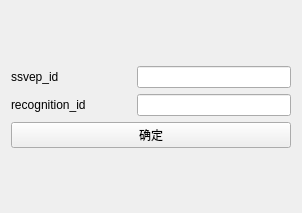
<?xml version="1.0" encoding="UTF-8"?>
<ui version="4.0">
 <class>VerifyWidget</class>
 <widget class="QWidget" name="VerifyWidget">
  <property name="geometry">
   <rect>
    <x>0</x>
    <y>0</y>
    <width>302</width>
    <height>213</height>
   </rect>
  </property>
  <property name="windowTitle">
   <string>Form</string>
  </property>
  <layout class="QVBoxLayout" name="verticalLayout">
   <item>
    <spacer name="verticalSpacer_2">
     <property name="orientation">
      <enum>Qt::Vertical</enum>
     </property>
     <property name="sizeHint" stdset="0">
      <size>
       <width>20</width>
       <height>40</height>
      </size>
     </property>
    </spacer>
   </item>
   <item>
    <layout class="QHBoxLayout" name="horizontalLayout">
     <item>
      <widget class="QLabel" name="label">
       <property name="minimumSize">
        <size>
         <width>120</width>
         <height>0</height>
        </size>
       </property>
       <property name="text">
        <string>ssvep_id</string>
       </property>
      </widget>
     </item>
     <item>
      <widget class="QLineEdit" name="ssvep_id"/>
     </item>
    </layout>
   </item>
   <item>
    <layout class="QHBoxLayout" name="horizontalLayout_2">
     <item>
      <widget class="QLabel" name="label_2">
       <property name="minimumSize">
        <size>
         <width>120</width>
         <height>0</height>
        </size>
       </property>
       <property name="text">
        <string>recognition_id</string>
       </property>
      </widget>
     </item>
     <item>
      <widget class="QLineEdit" name="recognition_id"/>
     </item>
    </layout>
   </item>
   <item>
    <widget class="QPushButton" name="confirm">
     <property name="maximumSize">
      <size>
       <width>16777215</width>
       <height>16777215</height>
      </size>
     </property>
     <property name="layoutDirection">
      <enum>Qt::LeftToRight</enum>
     </property>
     <property name="text">
      <string>确定</string>
     </property>
    </widget>
   </item>
   <item>
    <spacer name="verticalSpacer">
     <property name="orientation">
      <enum>Qt::Vertical</enum>
     </property>
     <property name="sizeHint" stdset="0">
      <size>
       <width>20</width>
       <height>40</height>
      </size>
     </property>
    </spacer>
   </item>
  </layout>
 </widget>
 <resources/>
 <connections/>
</ui>
